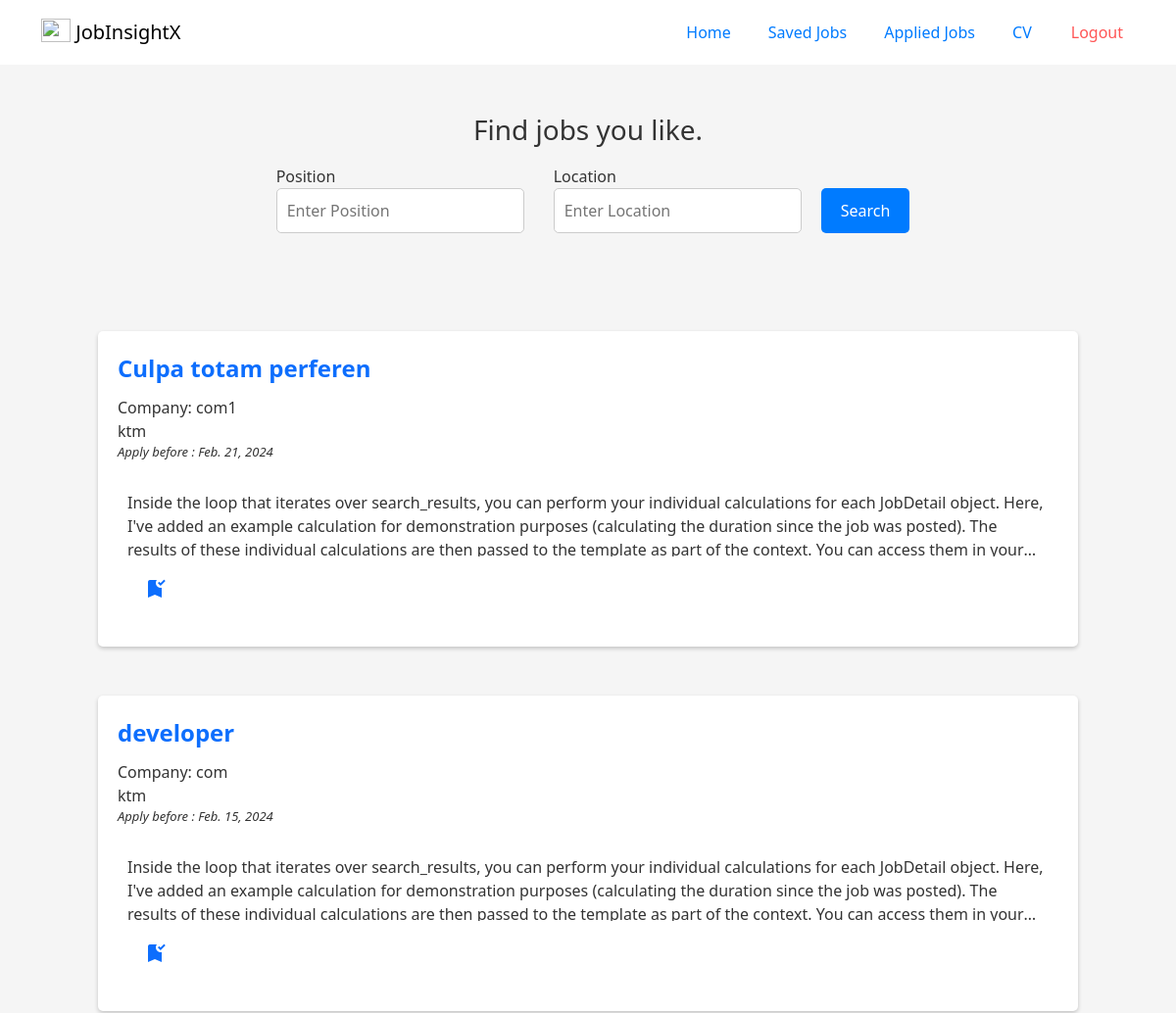
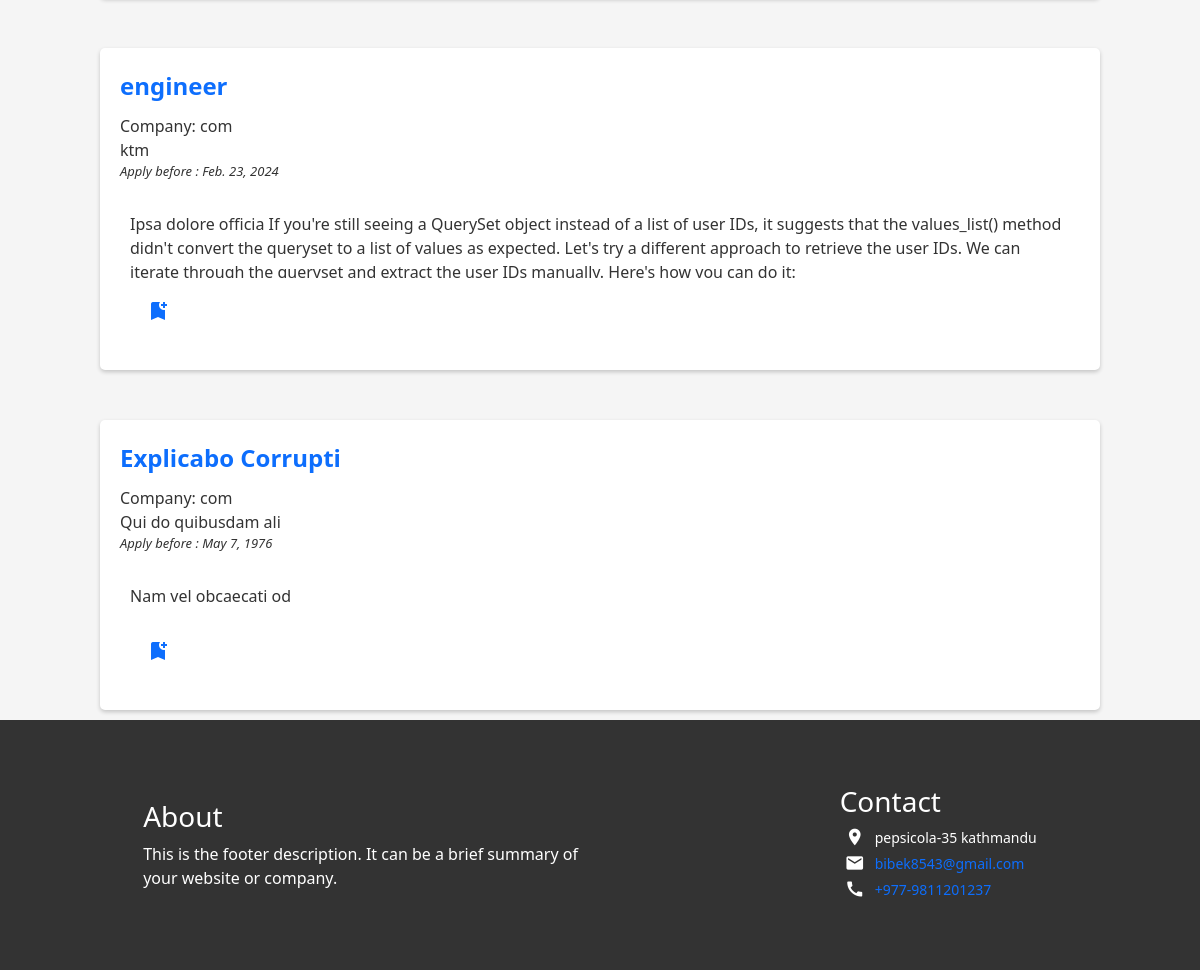
Page /applied-jobs (signed in) on the committed database (2 pictures, top to bottom).
### jobapp/models.py (models this page shows, shortened)
class JobDetail(models.Model):
    employer = models.ForeignKey(User, on_delete = models.CASCADE)
    position = models.CharField(max_length = 100)
    address = models.CharField(max_length = 100)
    description = models.TextField()
    website = models.CharField(max_length = 256)
    category = models.CharField(max_length = 150)
    level = models.CharField(max_length = 100)
    number_vacancy = models.IntegerField()
    emp_type = models.CharField(max_length = 150)
    salary = models.CharField(max_length= 150)
    date = models.DateField()
    edu_level = models.CharField(max_length = 150)
    exp_req = models.CharField(max_length = 150)
    skill_req = models.CharField(max_length = 200)
    job_desc1 = models.CharField(max_length = 200)
    job_desc2 = models.CharField(max_length = 200)
    job_desc3 = models.CharField(max_length = 200)
    job_desc4 = models.CharField(max_length = 200)
    job_desc5 = models.CharField(max_length = 200)
    other_spec1 = models.CharField(max_length = 256)
    other_spec2 = models.CharField(max_length = 256)
    other_spec3 = models.CharField(max_length = 256)
    other_spec4 = models.CharField(max_length = 256)
    other_spec5 = models.CharField(max_length = 256)

### accounts/models.py (models this page shows, shortened)
class CustomUser(AbstractUser):
    username = None
    name = models.CharField(max_length=256)
    phone_num = models.BigIntegerField(null=True, blank= True)
    email = models.EmailField(unique=True, blank=False, error_messages={'unique':'A user with this mail already exists, Please try another email.'})
    account = models.CharField(choices=ACCOUNT_TYPE, max_length=1)
    gender = models.CharField(choices=GENDER, max_length=1)
    USERNAME_FIELD = 'email'
    REQUIRED_FIELDS = []
    objects = CustomUserManager()

### jobapp/permission.py (the view)
    def wrap(request, *args, **kwargs):
        if request.user.account == '1':
            return view_function(request, *args, **kwargs)
        else:
            raise PermissionDenied

### jobapp/context_processors.py (called while the page is built)
def user_type_processor(request):
    user_type = None
    if request.user.is_authenticated:
        user_type = request.user.account
    return {'user_type': user_type}

### jobapp/permission.py (called while the page is built)
def user_is_employee(view_function):
    def wrap(request, *args, **kwargs):
        if request.user.account == '1':
            return view_function(request, *args, **kwargs)
        else:
            raise PermissionDenied
    return wrap

### jobapp/views.py (called while the page is built)
@user_is_employee
def jobs_applied(request):
    current_user = request.user
    applied_jobs = AppliedJobs.objects.filter(user=current_user)
    applied_job_ids = list(applied_jobs.values_list('job_id', flat=True))
    applied_job_details = JobDetail.objects.filter(id__in=applied_job_ids)
    saved_job_ids = list(SavedJobs.objects.filter(user=current_user).values_list('job_id', flat=True))
    context = {
        'applied_jobs': applied_jobs,
        'applied_job_details': applied_job_details,
        'saved_job_ids': saved_job_ids
    }
    return render(request, 'jobapp/jobs_applied.html', context)

### templates/jobapp/jobs_applied.html
{% extends "base.html" %}
{% block content%}
{% include "jobapp/components/search_menu_tile.html" %}
{% include "jobapp/components/view_job_tile_applied.html" %}
{% endblock %}

### templates/jobapp/components/view_job_tile_applied.html (shortened to what this page needs)
{% load static%}
<!DOCTYPE html>
<html lang="en">
  <head>
    <link
      rel="stylesheet"
      href="{% static 'css/jobapp/components/view_job_tile.css' %}"
    />
  </head>
  <body>
    {% for job_detail in applied_job_details %}
    <div class="job-container">
      <div class="job-card">
        <div class="job-detail">
          <div class="job-title">
            <a href="{% url 'view_job' job_id=job_detail.id %}">
              <span>{{ job_detail.position }}</span>
            </a>
          </div>
          <div class="comapny-name">
            <span>Company: {{ job_detail.employer.name }}</span>
          </div>
          <div class="comany-location"><span>{{job_detail.address}}</span></div>
          <div class="job-deadline">
            <span><i>Apply before : {{job_detail.date}}</i></span>
          </div>
          <div class="job-desc"><span>{{job_detail.description}}</span></div>
          <button class="job-bookmark">
            {% if job_detail.id in saved_job_ids %}
            <a href="{% url 'save_job' job_id=job_detail.id %}">
              <i class="material-icons" id="bookmark-added">bookmark_added</i>
            </a>
            {% else %}
            <a href="{% url 'save_job' job_id=job_detail.id %}">
              <i class="material-icons" id="bookmark-add">bookmark_add</i>
            </a>
            {% endif %}
          </button>
        </div>
      </div>
    </div>
    {% endfor %}
  </body>
</html>

### static/css/base.css (style rules this page uses)
body { background-color: #f5f5f5; color: #333; }

### static/css/jobapp/components/view_job_tile.css (style rules this page uses)
.job-container { margin-bottom: 10px; padding: 40px 40px 0; display: flex; justify-content: center; }
a { text-decoration: none; }
.job-card { max-width: 1000px; min-width: 1000px; display: flex; border-radius: 5px; overflow: hidden; box-shadow: 0 2px 4px rgba(0, 0, 0, 0.2); transition: transform 0.2s ease-in-out; background-color: #fff; }
.job-detail { padding: 20px; flex-grow: 1; }
.job-title { font-size: 24px; font-weight: bold; margin-bottom: 10px; color: #333; }
.job-deadline { font-size: small; color: #333; }
.job-desc { font-size: 16px; margin-top: 20px; padding: 10px; border-radius: 5px; color: #333; max-height: calc(3 * 1.6em); overflow: hidden; display: -webkit-box; -webkit-line-clamp: 3; -webkit-box-orient: vertical; }
.job-bookmark { border: none; background: none; cursor: pointer; display: flex; justify-content: flex-end; align-items: flex-start; margin: 20px; }

### rows in the picture
JobDetail: position "Culpa totam perferen", employer.name "com1", address "ktm", date "Feb. 21, 2024", description "Inside the loop that iterates over search_results, you can perform your individual calculations for each JobDetail object. Here, I've added an example calculation for demonstration purposes (calculating the duration since the job was posted). The results of these individual calculations are then passed to the template as part of the context. You can access them in…"
JobDetail: position "developer", employer.name "com", address "ktm", date "Feb. 15, 2024", description "Inside the loop that iterates over search_results, you can perform your individual calculations for each JobDetail object. Here, I've added an example calculation for demonstration purposes (calculating the duration since the job was posted). The results of these individual calculations are then passed to the template as part of the context. You can access them in…"
JobDetail: position "engineer", employer.name "com", address "ktm", date "Feb. 23, 2024", description "Ipsa dolore officia If you're still seeing a QuerySet object instead of a list of user IDs, it suggests that the values_list() method didn't convert the queryset to a list of values as expected. Let's try a different approach to retrieve the user IDs. We can iterate through the queryset and extract the user IDs manually. Here's how you can do it:"
JobDetail: position "Explicabo Corrupti", employer.name "com", address "Qui do quibusdam ali", date "May 7, 1976", description "Nam vel obcaecati od"
